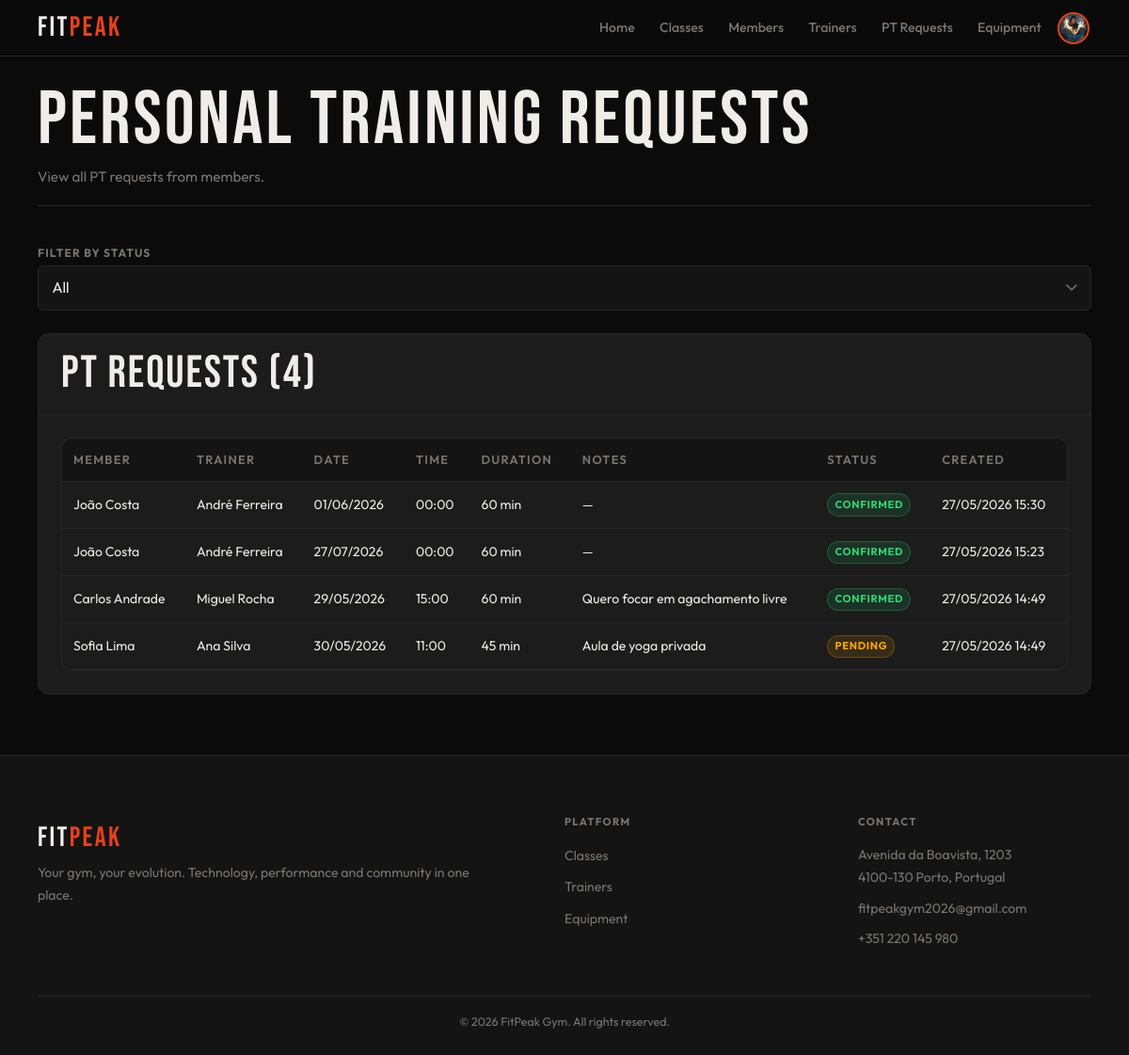
Page /admin/pt_requests.php (signed in) on the earlier database version.
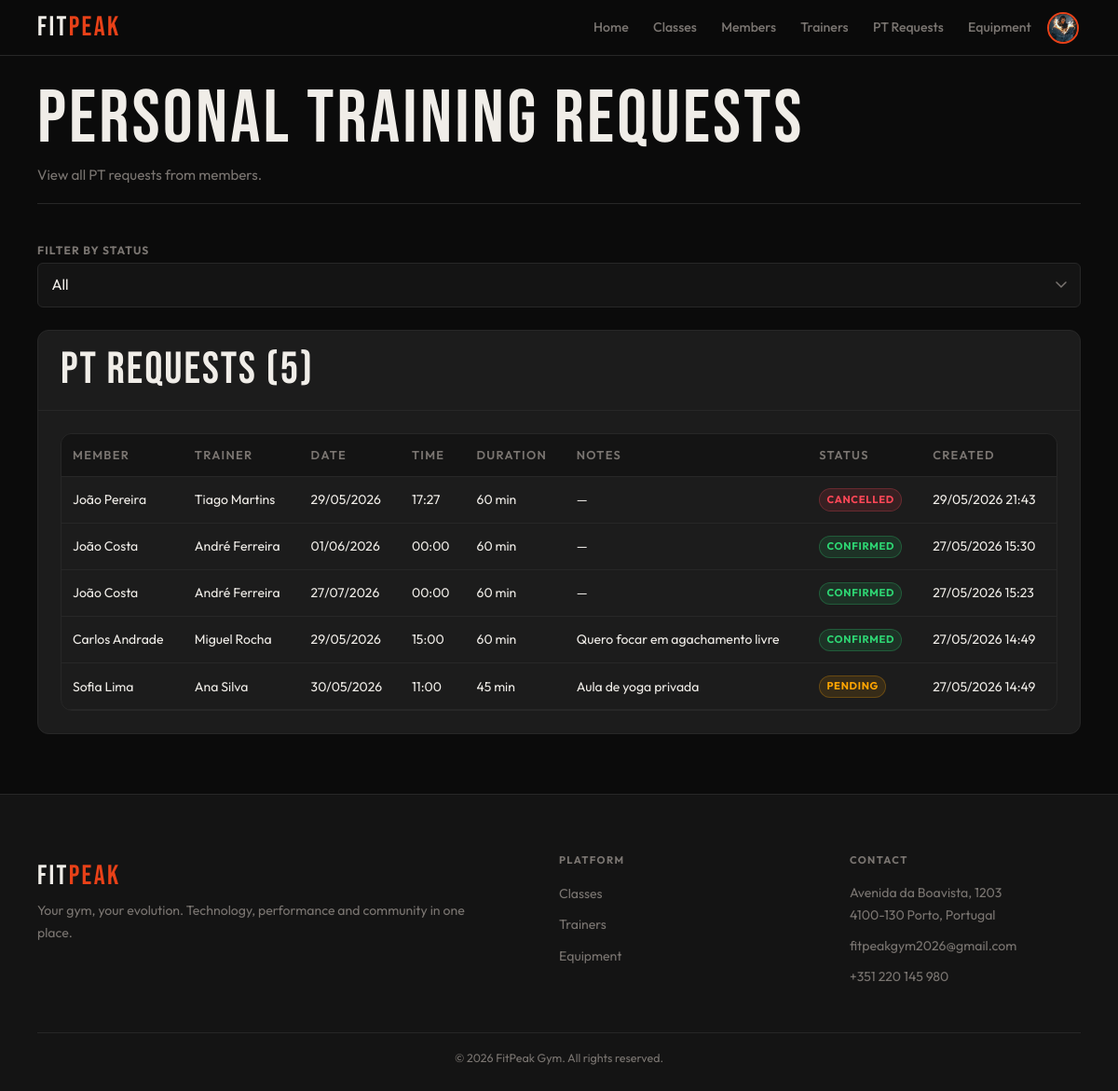
Same page on the later database version.
### tables this page shows
CREATE TABLE personal_bookings (
    id INTEGER PRIMARY KEY AUTOINCREMENT,
    member_id INTEGER NOT NULL,
    trainer_id INTEGER NOT NULL,
    booking_date DATE NOT NULL,
    start_time TEXT NOT NULL,
    duration_min INTEGER DEFAULT 60,
    status TEXT DEFAULT 'pending' CHECK(status IN ('pending','confirmed','cancelled')),
    notes TEXT,
    created_at DATETIME DEFAULT CURRENT_TIMESTAMP,
    FOREIGN KEY(member_id) REFERENCES users(id) ON DELETE CASCADE,
    FOREIGN KEY(trainer_id) REFERENCES users(id) ON DELETE CASCADE
);

### db/personal_bookings.php (called while the page is built, shortened)
<?php
function getAllPTRequests($pdo, $status = null) {
    $sql = "
        SELECT pb.*,
               m.name AS member_name,
               t.name AS trainer_name
        FROM personal_bookings pb
        JOIN users m ON pb.member_id = m.id
        JOIN users t ON pb.trainer_id = t.id
    ";
    if ($status !== null && in_array($status, ['pending', 'confirmed', 'cancelled'])) {
        $sql .= " WHERE pb.status = ? ORDER BY pb.created_at DESC";
        $stmt = $pdo->prepare($sql);
        $stmt->execute([$status]);
    } else {
        $sql .= " ORDER BY pb.created_at DESC";
        $stmt = $pdo->prepare($sql);
        $stmt->execute();
    }
    return $stmt->fetchAll(PDO::FETCH_ASSOC);
}

### admin/pt_requests.php (the view, shortened to what this page needs)
<?php
require_once '../includes/header.php';
require_once '../includes/footer.php';
require_once '../db/personal_bookings.php';
function render_requests_table($requests) {
    ?>
    <div class="table-wrap">
        <table class="requests-table">
            <thead>
                <tr>
                    <th>Member</th>
                    <th>Trainer</th>
                    <th>Date</th>
                    <th>Time</th>
                    <th>Duration</th>
                    <th>Notes</th>
                    <th>Status</th>
                    <th>Created</th>
                </tr>
            </thead>
            <tbody>
                <?php foreach ($requests as $req): ?>
                    <tr>
                        <td><?= htmlspecialchars($req['member_name']) ?></td>
                        <td><?= htmlspecialchars($req['trainer_name']) ?></td>
                        <td><?= date('d/m/Y', strtotime($req['booking_date'])) ?></td>
                        <td><?= htmlspecialchars($req['start_time']) ?></td>
                        <td><?= (int)$req['duration_min'] ?> min</td>
                        <td><?= htmlspecialchars($req['notes'] ?: '—') ?></td>
                        <td>
                            <?php if ($req['status'] === 'pending'): ?>
                                <span class="badge badge-warning">Pending</span>
                            <?php elseif ($req['status'] === 'confirmed'): ?>
                                <span class="badge badge-success">Confirmed</span>
                            <?php else: ?>
                                <span class="badge badge-danger">Cancelled</span>
                            <?php endif; ?>
                        </td>
                        <td><?= date('d/m/Y H:i', strtotime($req['created_at'])) ?></td>
                    </tr>
                <?php endforeach; ?>
            </tbody>
        </table>
    </div>
    <?php
}
$pdo = getDatabaseConnection();
$filter = $_GET['filter'] ?? 'all';
$requests = getAllPTRequests($pdo, $filter === 'all' ? null : $filter);
output_header('admin_pt_requests.css');
?>
<link rel="stylesheet" href="../css/pages/form.css">
<main class="main">
    <div class="container">
        <header class="page-header">
            <div class="page-header-row">
                <div>
                    <h1>Personal Training Requests</h1>
                    <p>View all PT requests from members.</p>
                </div>
            </div>
        </header>
        <div class="filter-bar">
            <div class="filter-group">
                <label class="form-label">Filter by status</label>
                <select id="status-filter" class="form-select">
                    <option value="all" <?= $filter === 'all' ? 'selected' : '' ?>>All</option>
                </select>
            </div>
        </div>
        <div class="card">
            <div class="card-head">
                <h2>PT Requests (<span id="request-count"><?= count($requests) ?></span>)</h2>
            </div>
            <div class="card-body" id="requests-table-container">
                <?php render_requests_table($requests); ?>
            </div>
        </div>
    </div>
</main>
<?php output_footer('../admin/'); ?>

### includes/header.php (shortened to what this page needs)
<?php
if (!function_exists('output_header')) {
    function output_header($pageCss) {
        $loggedIn = isset($_SESSION['user_id']);
        $userName = $_SESSION['user_name'] ?? '';
        $originalRole = $_SESSION['role'] ?? '';
        $userPhoto = $_SESSION['user_photo'] ?? null;
        $userIsAdmin = !empty($_SESSION['is_admin']) || $originalRole === 'admin';
        $activeRole = $_SESSION['active_role'] ?? '';
        if (!$loggedIn) {
            $headerArea = 'public';
        } elseif ($activeRole === 'member') {
            $headerArea = 'member';
        } elseif ($activeRole === 'trainer') {
            $headerArea = 'trainer';
        } elseif ($activeRole === 'admin') {
            $headerArea = 'admin';
        }
        $avatarHtml = '';
        if ($loggedIn) {
            $initial = strtoupper(substr($userName, 0, 1));
            if (!empty($userPhoto)) {
                $avatarHtml = '<img src="' . htmlspecialchars($userPhoto) . '" alt="' . htmlspecialchars($userName) . '" class="avatar-img">';
            } else {
                $avatarHtml = '<span class="avatar-initial">' . htmlspecialchars($initial) . '</span>';
            }
        }
        switch ($headerArea) {
            case 'admin':
                $logoLink = '../admin/dashboard.php';
                $profileLink = '../admin/profile.php';
                break;
        }
?>
<!DOCTYPE html>
<html lang="en">
<head>
    <link rel="stylesheet" href="../css/base.css">
    <link rel="stylesheet" href="../css/components.css">
    <link rel="stylesheet" href="../css/pages/<?= htmlspecialchars($pageCss) ?>">
</head>
<body>
<header>
    <nav class="navbar" aria-label="Main navigation">
        <a href="<?= htmlspecialchars($logoLink) ?>" class="logo">FIT<span>PEAK</span></a>
        <ul class="nav-menu">
            <?php if ($headerArea === 'member'): ?>
                <li><a href="../member/dashboard.php">Home</a></li>
                <li><a href="../member/classes.php">Classes</a></li>
                <li><a href="../member/trainers.php">Trainers</a></li>
                <li><a href="../member/equipment.php">Equipment</a></li>
                <?php if ($userIsAdmin && $originalRole !== 'admin'): ?>
                    <li><a href="../public/choose_area.php" class="nav-login">Switch Area</a></li>
                <?php endif; ?>
                <li class="nav-avatar">
                    <a href="../member/profile.php" class="avatar-link" title="My Profile">
                        <div class="avatar"><?= $avatarHtml ?></div>
                    </a>
                </li>
            <?php elseif ($headerArea === 'admin'): ?>
                <li><a href="../admin/dashboard.php">Home</a></li>
                <li><a href="../admin/classes.php">Classes</a></li>
                <li><a href="../admin/members.php">Members</a></li>
                <li><a href="../admin/trainers.php">Trainers</a></li>
                <li><a href="../admin/pt_requests.php">PT Requests</a></li>
                <li><a href="../admin/equipment.php">Equipment</a></li>
                <li class="nav-avatar">
                    <a href="<?= htmlspecialchars($profileLink) ?>" class="avatar-link" title="My Profile">
                        <div class="avatar"><?= $avatarHtml ?></div>
                    </a>
                </li>
            <?php endif; ?>
        </ul>
    </nav>
</header>
<?php
    }
}
?>

### includes/footer.php
<?php
function output_footer($basePath = '') {
    $safeBasePath = htmlspecialchars($basePath);
?>
    <footer class="site-footer">
        <div class="container">
            <div class="footer-grid">
                <div class="footer-box">
                    <span class="logo">FIT<span>PEAK</span></span>
                    <p>Your gym, your evolution. Technology, performance and community in one place.</p>
                </div>
                <div class="footer-box">
                    <h3>Platform</h3>
                    <ul>
                        <li><a href="<?= $safeBasePath ?>classes.php">Classes</a></li>
                        <li><a href="<?= $safeBasePath ?>trainers.php">Trainers</a></li>
                        <li><a href="<?= $safeBasePath ?>equipment.php">Equipment</a></li>
                    </ul>
                </div>
                <div class="footer-box">
                    <h3>Contact</h3>
                    <p>Avenida da Boavista, 1203<br>4100-130 Porto, Portugal</p>
                    <p>fitpeakgym2026@gmail.com</p>
                    <p>+351 220 145 980</p>
                </div>
            </div>
            <div class="footer-bottom">
                <p>&copy; 2026 FitPeak Gym. All rights reserved.</p>
            </div>
        </div>
    </footer>
    </body>
    </html>
<?php } ?>

### css/base.css (style rules this page uses)
:root { --bg: #0b0b0b; --surface: #141414; --card: #1c1c1c; --border: #272727; --accent: #e84118; --accent-glow: rgba(232, 65, 24, 0.28); --text: #f0ede8; --muted: #7a7571; --success: #2ed573; --warning: #ffa502; --danger: #ff4757; --info: #1e90ff; --ff-display: 'Bebas Neue', sans-serif; --ff-body: 'Outfit', sans-serif; --sp-xs: 0.25rem; --sp-sm: 0.5rem; --sp-md: 1rem; --sp-lg: clamp(1rem, 3vw, 1.5rem); --sp-xl: clamp(1.5rem, 5vw, 2.5rem); --sp-2xl: clamp(2rem, 7vw, 4rem); --nav-h: 60px; --r-sm: 6px; --r-md: 12px; --r-pill: 999px; --touch: 44px; --max-w: 1200px; --shadow-a: 0 0 24px var(--accent-glow); --t: 0.22s cubic-bezier(0.4, 0, 0.2, 1); }
*, *::before, *::after { box-sizing: border-box; margin: 0; padding: 0; }
html { font-size: 16px; scroll-behavior: smooth; -webkit-text-size-adjust: 100%; }
body { font-family: var(--ff-body); background: var(--bg); color: var(--text); line-height: 1.6; min-height: 100dvh; display: flex; flex-direction: column; overflow-x: hidden; }
img, svg { display: block; max-width: 100%; height: auto; }
a { color: inherit; text-decoration: none; }
ul, ol { list-style: none; }
input, select, textarea { font: inherit; }
h1, h2, h3, h4, h5, h6 { font-family: var(--ff-display); letter-spacing: 0.04em; line-height: 1.1; font-weight: 400; }
h1 { font-size: clamp(2.2rem, 7vw, 5rem); }
h2 { font-size: clamp(1.6rem, 5vw, 3rem); }
h3, h4 { font-size: clamp(1rem, 2.5vw, 1.2rem); font-family: var(--ff-body); font-weight: 600; }
p { line-height: 1.75; }
.container { width: 100%; max-width: var(--max-w); margin-inline: auto; padding-inline: var(--sp-md); }
.main { flex: 1; padding-top: var(--nav-h); }
@media (min-width: 640px) { .container { padding-inline: var(--sp-lg); } }
@media (min-width: 1024px) { .container { padding-inline: var(--sp-xl); } }

### css/pages/admin_pt_requests.css (style rules this page uses)
.requests-table { width: 100%; border-collapse: collapse; }
.requests-table th, .requests-table td { padding: 0.75rem; text-align: left; border-bottom: 1px solid var(--border); }
.requests-table th { color: var(--muted); font-weight: 600; font-size: 0.8rem; }
.filter-bar { display: flex; gap: var(--sp-md); margin-bottom: var(--sp-lg); align-items: flex-end; }
.filter-group { flex: 1; }
.filter-group .form-select { width: 100%; }
.table-wrap { overflow-x: auto; -webkit-overflow-scrolling: touch; }

### css/pages/form.css (style rules this page uses)
main { padding-bottom: var(--sp-2xl); }

Differences in the rows shown:
added personal_bookings: member_name "João Pereira", trainer_name "Tiago Martins", booking_date "29/05/2026", start_time "17:27", duration_min "60", notes "—", status "CANCELLED", created_at "29/05/2026 21:43"
Other differences:
count($requests): "4" → "5"
